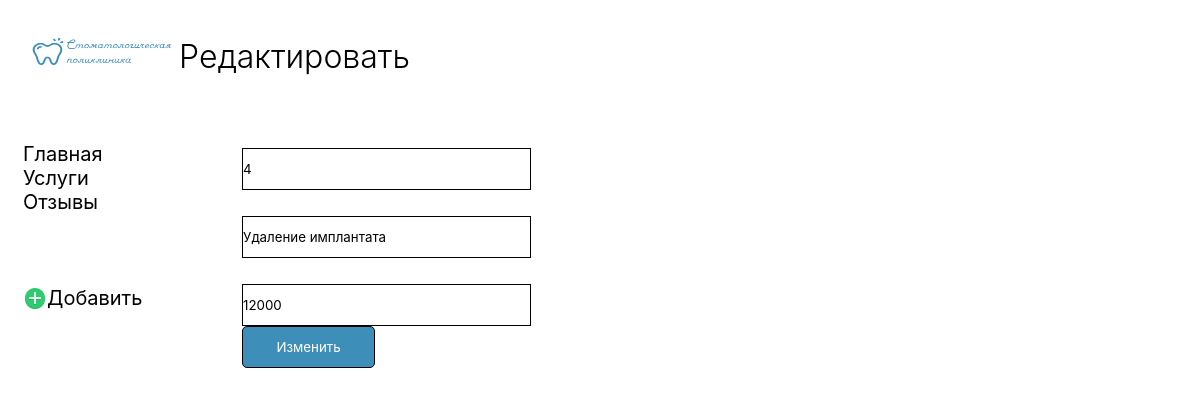
The app's page /12/update with its own data.
### main/models.py (models this page shows, shortened)
class Service(models.Model):
    name = models.CharField('Имя', max_length=50)
    price = models.IntegerField('Цена', max_length=50)
    ind = models.CharField('Индекс', max_length=50)
    class Meta:
        verbose_name = 'Запись'
        verbose_name_plural = 'Записи'

### main/views.py (the view)
# urls.py: path('<int:pk>/update', views.ServiceUpdateView.as_view(), name='task-update'),
class ServiceUpdateView(UpdateView):
    model = Service
    template_name = 'main/create.html'
    form_class = ServiceForm
    success_url = '/'

### main/forms.py
class ServiceForm(ModelForm):
    class Meta:
        model = Service
        fields = ["name", "price", "ind"]
        widgets = {
            "name": TextInput(attrs={
                'class': 'form-control',
                'placeholder': 'Введите наименование'
            }),
            "price": TextInput(attrs={
                'class': 'form-control',
                'placeholder': 'Введите цену'
            }),
            "ind": TextInput(attrs={
                'class': 'form-control',
                'placeholder': 'Введите номер'
            }),
        }

### main/templates/main/create.html (shortened to what this page needs)
{% extends 'main/base.html' %}
{% block content %}
<h1>Редактировать</h1>
<form method="post">
  {{ form.ind }}<br>
  {{ form.name }}<br>
  {{ form.price }}<br>
  <button type="submit" class="btn btn-success">Изменить</button>
</form>
{% endblock %}

### static/styles/st.css (style rules this page uses)
* { margin: 0; padding: 0; box-sizing: border-box; font-family: Inter; }
h1 { font-size: 32px; font-weight: 300; line-height: 39px; letter-spacing: 0em; text-align: left; padding-top: 37px; padding-left: 37px; }
form { margin-top: 20px; margin-left: 216px; padding: 26px; }
.form-control { width: 289px; height: 42px; left: 254px; border: 1px solid black; margin-top: 26px; margin-right:28px; }
button { width: 133px; height: 42px; top: 435px; left: 254px; border-radius: 5px; border: 1px solid black; }
button { background-color: #3D8EB9; color: #fff; }

### records on screen
Service: ind "4", name "Удаление имплантата", price "12000"
